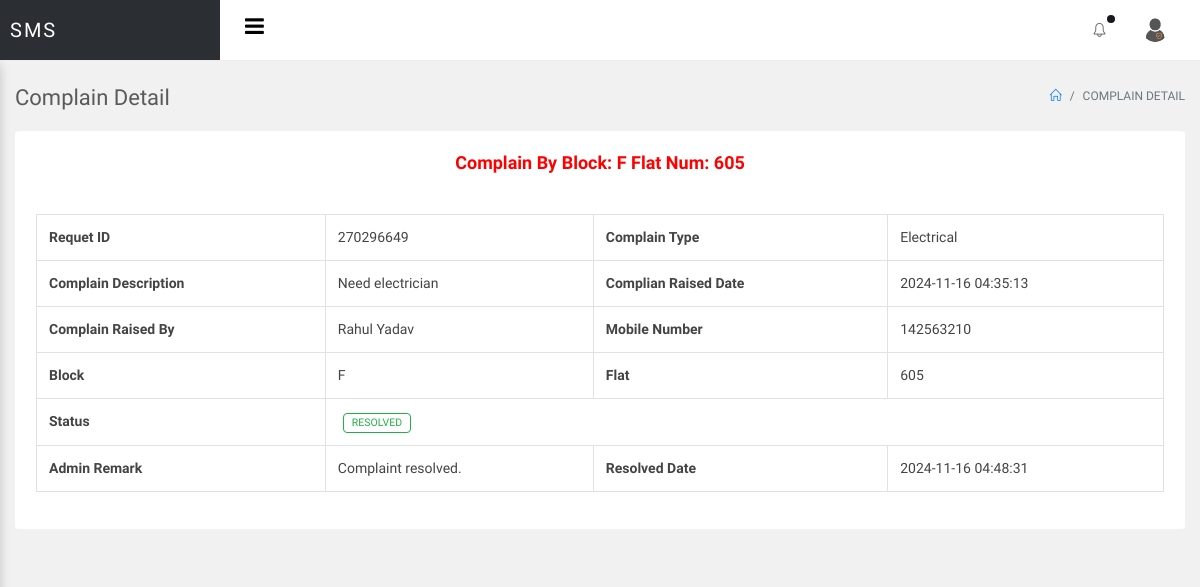
/sms/admin/view-complain-detail.php?viewid=1 (signed in), run on the app's committed database.
### tables this page shows
CREATE TABLE `tblcomplain` (
  `ID` int(10) NOT NULL,
  `RequestID` int(10) DEFAULT NULL,
  `UserID` int(10) DEFAULT NULL,
  `ComplainType` varchar(200) DEFAULT NULL,
  `ComplainDes` mediumtext DEFAULT NULL,
  `CompRaisedate` timestamp NULL DEFAULT current_timestamp(),
  `AdminRemark` mediumtext DEFAULT NULL,
  `Status` varchar(200) DEFAULT NULL,
  `ResolvedDate` timestamp NULL DEFAULT NULL ON UPDATE current_timestamp()
);

CREATE TABLE `tblallotment` (
  `ID` int(10) NOT NULL,
  `Name` varchar(200) DEFAULT NULL,
  `ContactNumber` bigint(10) DEFAULT NULL,
  `Block` varchar(10) DEFAULT NULL,
  `FlatNum` int(10) DEFAULT NULL,
  `EContactnum` bigint(10) DEFAULT NULL,
  `Noofmember` int(10) DEFAULT NULL,
  `Address` mediumtext DEFAULT NULL,
  `AllotmentDate` timestamp NULL DEFAULT current_timestamp()
);

### sms/admin/view-complain-detail.php (the view, shortened to what this page needs)
<?php
include('includes/dbconnection.php');
if (strlen($_SESSION['smsaid']==0)) {
  header('location:logout.php');
  } else{
?>
<!doctype html>
<html lang="en">
<head>
<link rel="stylesheet" href="../assets/vendor/bootstrap/css/bootstrap.min.css">
<link rel="stylesheet" href="../assets/vendor/animate-css/animate.min.css">
<link rel="stylesheet" href="../assets/vendor/font-awesome/css/font-awesome.min.css">
<link rel="stylesheet" href="../assets/vendor/bootstrap-multiselect/bootstrap-multiselect.css">
<link rel="stylesheet" href="../assets/vendor/parsleyjs/css/parsley.css">
<link rel="stylesheet" href="assets/css/main.css">
<link rel="stylesheet" href="assets/css/color_skins.css">
</head>
<body class="theme-blue">
<div id="wrapper">
   <?php include_once('includes/header.php');?>
    <div id="main-content">
        <div class="container-fluid">
            <div class="block-header">
                <div class="row">
                    <div class="col-lg-5 col-md-8 col-sm-12">
                        <h2>Complain Detail</h2>
                    </div>
                    <div class="col-lg-7 col-md-4 col-sm-12 text-right">
                        <ul class="breadcrumb justify-content-end">
                            <li class="breadcrumb-item"><a href="dashboard.php"><i class="icon-home"></i></a></li>
                            <li class="breadcrumb-item active">Complain Detail</li>
                        </ul>
                    </div>
                </div>
            </div>
            <div class="row clearfix">
                <div class="col-md-12">
                    <div class="card">
                       <?php
                   $vid=$_GET['viewid'];
$sql="SELECT RequestID,ComplainType,ComplainDes,CompRaisedate,Status,AdminRemark, ResolvedDate,Name,ContactNumber,Block,FlatNum,EContactnum,Noofmember,Address,AllotmentDate from tblcomplain join tblallotment on tblcomplain.UserID=tblallotment.ID where tblcomplain.ID=:vid";
$query = $dbh -> prepare($sql);
$query->bindParam(':vid',$vid,PDO::PARAM_STR);
$query->execute();
$results=$query->fetchAll(PDO::FETCH_OBJ);
$cnt=1;
if($query->rowCount() > 0)
{
foreach($results as $row)
{               ?>
                        <div class="header">
                            <h2 style="color: red;text-align: center;">Complain By Block: <?php  echo $row->Block;?> Flat Num: <?php  echo $row->FlatNum;?>  </h2>
                        </div>
                        <div class="body">
                              <table border="1" class="table table-bordered mg-b-0">
                                            <tr>
    <th>Requet ID</th>
    <td><?php  echo $row->RequestID;?></td>
    <th>Complain Type</th>
    <td><?php  echo $row->ComplainType;?></td>
  </tr>
  <tr>
    <th>Complain Description</th>
    <td><?php  echo $row->ComplainDes;?></td>
    <th>Complian Raised Date</th>
    <td><?php  echo $row->CompRaisedate;?></td>
  </tr>
  <tr>
    <th>Complain Raised By</th>
    <td><?php  echo $row->Name;?></td>
    <th>Mobile Number</th>
    <td><?php  echo $row->ContactNumber;?></td>
      </tr>
      <tr>
    <th>Block</th>
    <td><?php  echo $row->Block;?></td>
    <th>Flat</th>
    <td><?php  echo $row->FlatNum;?></td>
      </tr>
      <tr>
    <th>Status</th>
    <td colspan="3"> <?php
if($row->Status=="")
{ ?>
<span class="badge badge-danger">Not Updated Yet</span>
<?php } elseif($row->Status=='In Progress') { ?>
<span class="badge badge-warning">In Progress</span>
<?php } elseif($row->Status=='Resolved') { ?>
<span class="badge badge-success">Resolved</span>
<?php } ?></td>
  </tr>
  <?php $cnt=$cnt+1;}} ?>
 <?php if($row->Status=="" || $row->Status=="In Progress"){ ?>
    <form method="post">
         <tr>
    <th>Admin Remark :</th>
    <td colspan="3">
    <textarea name="remark" placeholder="" rows="12" cols="6" class="form-control" required="true"></textarea></td>
  </tr>
  <tr>
    <th>Status</th>
    <td colspan="3"><select type="text" name="status" required="true" class="form-control">
      <option value="In Progress">In Progress</option>
      <option value="Resolved">Resolved</option>
    </select></td>
  </tr>
 <tr align="center">
    <td colspan="4"><button type="submit" name="submit" class="btn btn-primary btn-sm">Update</button></td>
  </tr>
                                        </form>
               <?php } else { ?>
  <tr>
    <tr>
    <th>Admin Remark</th>
    <td><?php  echo $row->AdminRemark;?></td>
  <th>Resolved Date</th>
    <td><?php  echo $row->ResolvedDate;?></td>
  </tr>
    <?php } ?>
</table>
                        </div>
                    </div>
                </div>
            </div>
        </div>
    </div>
</div>
</body>
</html>
<?php }  ?>

### data on the page
tblcomplain: tblallotment.Block "F", tblallotment.FlatNum "605", RequestID "270296649", ComplainType "Electrical", ComplainDes "Need electrician", CompRaisedate "2024-11-16 04:35:13", tblallotment.Name "Rahul Yadav", tblallotment.ContactNumber "142563210", Status "RESOLVED", AdminRemark "Complaint resolved.", ResolvedDate "2024-11-16 04:48:31"
